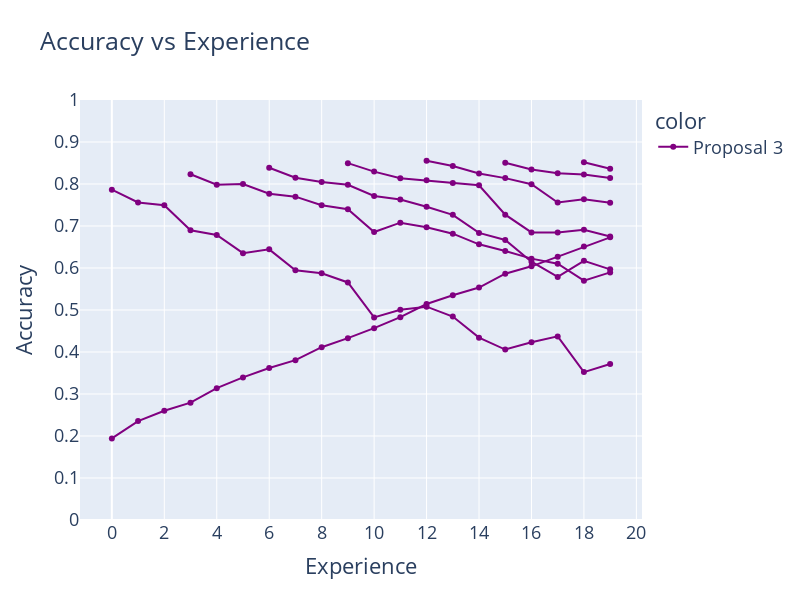

Notebook source saved alongside this figure:
### Code cell
proposal_3_20 = {}

# replace with nan noisy metrics
for i in range(0,20,3):
    proposal_3_20[f"Task{i}"] = [np.nan] * i
    proposal_3_20[f"Task{i}"] += proposal_3_20_classes["accuracies"][f"Task{i}"][i:]

proposal_3_20["Overall"] = proposal_3_20_classes["accuracies"]["Overall"]

# plotly plot
fig = px.line(
    pd.DataFrame(proposal_3_20),
    title="Accuracy vs Experience",
    labels=dict(index="Experience", value="Accuracy"),
    width=800,
    height=600,
    range_y=[0, 1],
    markers=True,
    color=px.Constant("Proposal 3"),
    color_discrete_map={"Proposal 3": "purple"},
)
fig.update_layout(
    xaxis=dict(tickmode="linear", tick0=0, dtick=2),
    yaxis=dict(tickmode="linear", tick0=0, dtick=0.1),
    font=dict(size=18),
)
fig.show()

### Figure 1 — Plotly figure (JSON) as saved in the notebook; plotly's stock layout.template omitted (floating-point values rounded to 4 significant figures)
{"data": [{"hovertemplate": "color=Proposal 3<br>variable=Task0<br>Experience=%{x}<br>Accuracy=%{y}<extra></extra>", "legendgroup": "Proposal 3", "line": {"color": "purple", "dash": "solid"}, "marker": {"symbol": "circle"}, "mode": "markers+lines", "name": "Proposal 3", "orientation": "v", "showlegend": true, "type": "scatter", "x": [0, 1, 2, 3, 4, 5, 6, 7, 8, 9, 10, 11, 12, 13, 14, 15, 16, 17, 18, 19], "xaxis": "x", "y": [0.7866, 0.756, 0.7494, 0.6897, 0.6787, 0.6353, 0.6444, 0.5948, 0.5876, 0.5656, 0.4824, 0.5006, 0.5079, 0.4843, 0.4342, 0.4058, 0.4232, 0.4372, 0.3521, 0.3713], "yaxis": "y"}, {"hovertemplate": "color=Proposal 3<br>variable=Task3<br>Experience=%{x}<br>Accuracy=%{y}<extra></extra>", "legendgroup": "Proposal 3", "line": {"color": "purple", "dash": "solid"}, "marker": {"symbol": "circle"}, "mode": "markers+lines", "name": "Proposal 3", "orientation": "v", "showlegend": false, "type": "scatter", "x": [0, 1, 2, 3, 4, 5, 6, 7, 8, 9, 10, 11, 12, 13, 14, 15, 16, 17, 18, 19], "xaxis": "x", "y": [null, null, null, 0.8231, 0.7983, 0.7999, 0.777, 0.7699, 0.7494, 0.7398, 0.6856, 0.7079, 0.6968, 0.6817, 0.6564, 0.6406, 0.6223, 0.6101, 0.5698, 0.5895], "yaxis": "y"}, {"hovertemplate": "color=Proposal 3<br>variable=Task6<br>Experience=%{x}<br>Accuracy=%{y}<extra></extra>", "legendgroup": "Proposal 3", "line": {"color": "purple", "dash": "solid"}, "marker": {"symbol": "circle"}, "mode": "markers+lines", "name": "Proposal 3", "orientation": "v", "showlegend": false, "type": "scatter", "x": [0, 1, 2, 3, 4, 5, 6, 7, 8, 9, 10, 11, 12, 13, 14, 15, 16, 17, 18, 19], "xaxis": "x", "y": [null, null, null, null, null, null, 0.8387, 0.815, 0.8045, 0.7983, 0.7714, 0.763, 0.7459, 0.7265, 0.6835, 0.6666, 0.615, 0.5788, 0.617, 0.5968], "yaxis": "y"}, {"hovertemplate": "color=Proposal 3<br>variable=Task9<br>Experience=%{x}<br>Accuracy=%{y}<extra></extra>", "legendgroup": "Proposal 3", "line": {"color": "purple", "dash": "solid"}, "marker": {"symbol": "circle"}, "mode": "markers+lines", "name": "Proposal 3", "orientation": "v", "showlegend": false, "type": "scatter", "x": [0, 1, 2, 3, 4, 5, 6, 7, 8, 9, 10, 11, 12, 13, 14, 15, 16, 17, 18, 19], "xaxis": "x", "y": [null, null, null, null, null, null, null, null, null, 0.8496, 0.8295, 0.8139, 0.8088, 0.8025, 0.797, 0.7269, 0.6847, 0.6846, 0.6912, 0.6748], "yaxis": "y"}, {"hovertemplate": "color=Proposal 3<br>variable=Task12<br>Experience=%{x}<br>Accuracy=%{y}<extra></extra>", "legendgroup": "Proposal 3", "line": {"color": "purple", "dash": "solid"}, "marker": {"symbol": "circle"}, "mode": "markers+lines", "name": "Proposal 3", "orientation": "v", "showlegend": false, "type": "scatter", "x": [0, 1, 2, 3, 4, 5, 6, 7, 8, 9, 10, 11, 12, 13, 14, 15, 16, 17, 18, 19], "xaxis": "x", "y": [null, null, null, null, null, null, null, null, null, null, null, null, 0.8554, 0.8429, 0.825, 0.814, 0.7996, 0.7559, 0.7636, 0.7555], "yaxis": "y"}, {"hovertemplate": "color=Proposal 3<br>variable=Task15<br>Experience=%{x}<br>Accuracy=%{y}<extra></extra>", "legendgroup": "Proposal 3", "line": {"color": "purple", "dash": "solid"}, "marker": {"symbol": "circle"}, "mode": "markers+lines", "name": "Proposal 3", "orientation": "v", "showlegend": false, "type": "scatter", "x": [0, 1, 2, 3, 4, 5, 6, 7, 8, 9, 10, 11, 12, 13, 14, 15, 16, 17, 18, 19], "xaxis": "x", "y": [null, null, null, null, null, null, null, null, null, null, null, null, null, null, null, 0.8507, 0.8347, 0.8258, 0.8226, 0.8142], "yaxis": "y"}, {"hovertemplate": "color=Proposal 3<br>variable=Task18<br>Experience=%{x}<br>Accuracy=%{y}<extra></extra>", "legendgroup": "Proposal 3", "line": {"color": "purple", "dash": "solid"}, "marker": {"symbol": "circle"}, "mode": "markers+lines", "name": "Proposal 3", "orientation": "v", "showlegend": false, "type": "scatter", "x": [0, 1, 2, 3, 4, 5, 6, 7, 8, 9, 10, 11, 12, 13, 14, 15, 16, 17, 18, 19], "xaxis": "x", "y": [null, null, null, null, null, null, null, null, null, null, null, null, null, null, null, null, null, null, 0.8517, 0.8365], "yaxis": "y"}, {"hovertemplate": "color=Proposal 3<br>variable=Overall<br>Experience=%{x}<br>Accuracy=%{y}<extra></extra>", "legendgroup": "Proposal 3", "line": {"color": "purple", "dash": "solid"}, "marker": {"symbol": "circle"}, "mode": "markers+lines", "name": "Proposal 3", "orientation": "v", "showlegend": false, "type": "scatter", "x": [0, 1, 2, 3, 4, 5, 6, 7, 8, 9, 10, 11, 12, 13, 14, 15, 16, 17, 18, 19], "xaxis": "x", "y": [0.1943, 0.2356, 0.2601, 0.2794, 0.314, 0.3395, 0.3617, 0.3805, 0.4114, 0.433, 0.4568, 0.4828, 0.5143, 0.5352, 0.5535, 0.5865, 0.604, 0.6266, 0.6512, 0.6729], "yaxis": "y"}], "layout": {"font": {"size": 18}, "height": 600, "legend": {"title": {"text": "color"}, "tracegroupgap": 0}, "title": {"text": "Accuracy vs Experience"}, "width": 800, "xaxis": {"anchor": "y", "domain": [0, 1], "dtick": 2, "tick0": 0, "tickmode": "linear", "title": {"text": "Experience"}}, "yaxis": {"anchor": "x", "domain": [0, 1], "dtick": 0.1, "range": [0, 1], "tick0": 0, "tickmode": "linear", "title": {"text": "Accuracy"}}}}
